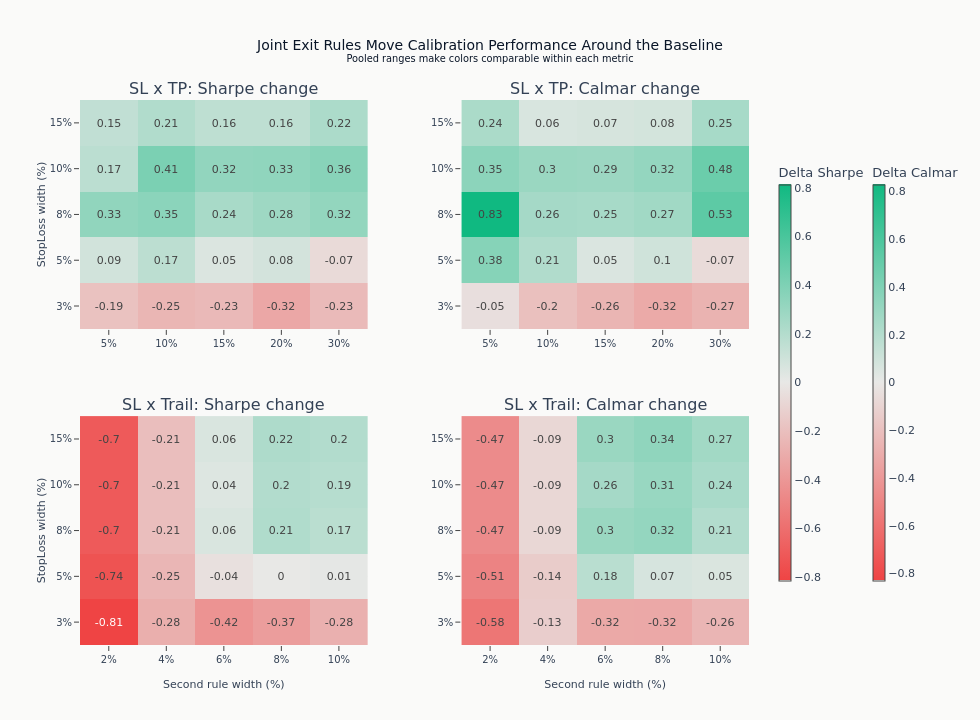

The notebook cell this image was saved under:
### Code cell
sl_labels = [f"{value:.0%}" for value in sl_grid]
tp_labels = [f"{value:.0%}" for value in tp_grid]
trail_labels = [f"{value:.0%}" for value in trail_grid]
fig = make_subplots(
    rows=2,
    cols=2,
    subplot_titles=[
        "SL x TP: Sharpe change",
        "SL x TP: Calmar change",
        "SL x Trail: Sharpe change",
        "SL x Trail: Calmar change",
    ],
    vertical_spacing=0.16,
    horizontal_spacing=0.14,
)
add_surface(fig, sl_tp_sharpe_delta, tp_labels, sl_labels, 1, 1, sharpe_limit, "Delta Sharpe")
add_surface(fig, sl_tp_calmar_delta, tp_labels, sl_labels, 1, 2, calmar_limit, "Delta Calmar")
add_surface(fig, sl_trail_sharpe_delta, trail_labels, sl_labels, 2, 1, sharpe_limit, "")
add_surface(fig, sl_trail_calmar_delta, trail_labels, sl_labels, 2, 2, calmar_limit, "")
apply_surface_axes(fig, sl_labels, tp_labels, trail_labels)
fig.update_layout(
    width=980,
    height=720,
    margin={"l": 80, "r": 190, "t": 100, "b": 75},
    title=(
        "Joint Exit Rules Move Calibration Performance Around the Baseline"
        "<br><sup>Pooled ranges make colors comparable within each metric</sup>"
    ),
)
fig.show()

### Figure 1 — Plotly figure (JSON) as saved in the notebook; plotly's stock layout.template omitted (floating-point values rounded to 4 significant figures)
{"data": [{"colorbar": {"len": 0.8, "thickness": 12, "title": {"text": "Delta Sharpe"}, "x": 1.03, "y": 0.5}, "colorscale": [[0.0, "#ef4444"], [0.5, "#e8e8e6"], [1.0, "#10b981"]], "showscale": true, "text": [[-0.19, -0.25, -0.23, -0.32, -0.23], [0.09, 0.17, 0.05, 0.08, -0.07], [0.33, 0.35, 0.24, 0.28, 0.32], [0.17, 0.41, 0.32, 0.33, 0.36], [0.15, 0.21, 0.16, 0.16, 0.22]], "texttemplate": "%{text:+.2f}", "type": "heatmap", "x": ["5%", "10%", "15%", "20%", "30%"], "xaxis": "x", "y": ["3%", "5%", "8%", "10%", "15%"], "yaxis": "y", "z": [[-0.1895, -0.2489, -0.232, -0.3231, -0.228], [0.08806, 0.166, 0.04941, 0.0791, -0.0682], [0.3295, 0.3491, 0.2418, 0.2787, 0.3191], [0.1703, 0.4093, 0.3224, 0.3321, 0.3629], [0.1473, 0.2085, 0.1575, 0.1595, 0.2247]], "zmax": 0.8134, "zmid": 0, "zmin": -0.8134}, {"colorbar": {"len": 0.8, "thickness": 12, "title": {"text": "Delta Calmar"}, "x": 1.17, "y": 0.5}, "colorscale": [[0.0, "#ef4444"], [0.5, "#e8e8e6"], [1.0, "#10b981"]], "showscale": true, "text": [[-0.05, -0.2, -0.26, -0.32, -0.27], [0.38, 0.21, 0.05, 0.1, -0.07], [0.83, 0.26, 0.25, 0.27, 0.53], [0.35, 0.3, 0.29, 0.32, 0.48], [0.24, 0.06, 0.07, 0.08, 0.25]], "texttemplate": "%{text:+.2f}", "type": "heatmap", "x": ["5%", "10%", "15%", "20%", "30%"], "xaxis": "x2", "y": ["3%", "5%", "8%", "10%", "15%"], "yaxis": "y2", "z": [[-0.0482, -0.2043, -0.259, -0.3153, -0.2691], [0.3779, 0.2106, 0.05204, 0.0954, -0.0667], [0.8292, 0.2562, 0.2479, 0.2707, 0.533], [0.3535, 0.3006, 0.2929, 0.3239, 0.4807], [0.2358, 0.06017, 0.07022, 0.07924, 0.2501]], "zmax": 0.8292, "zmid": 0, "zmin": -0.8292}, {"colorbar": {"len": 0.8, "thickness": 12, "title": {"text": ""}, "x": 1.03, "y": 0.5}, "colorscale": [[0.0, "#ef4444"], [0.5, "#e8e8e6"], [1.0, "#10b981"]], "showscale": false, "text": [[-0.81, -0.28, -0.42, -0.37, -0.28], [-0.74, -0.25, -0.04, 0.0, 0.01], [-0.7, -0.21, 0.06, 0.21, 0.17], [-0.7, -0.21, 0.04, 0.2, 0.19], [-0.7, -0.21, 0.06, 0.22, 0.2]], "texttemplate": "%{text:+.2f}", "type": "heatmap", "x": ["2%", "4%", "6%", "8%", "10%"], "xaxis": "x3", "y": ["3%", "5%", "8%", "10%", "15%"], "yaxis": "y3", "z": [[-0.8134, -0.2838, -0.4194, -0.3732, -0.2776], [-0.7409, -0.2468, -0.04072, 0.0001212, 0.0116], [-0.7041, -0.2076, 0.05506, 0.2106, 0.1737], [-0.7041, -0.2076, 0.04047, 0.2023, 0.1876], [-0.7041, -0.2076, 0.05506, 0.2194, 0.2034]], "zmax": 0.8134, "zmid": 0, "zmin": -0.8134}, {"colorbar": {"len": 0.8, "thickness": 12, "title": {"text": ""}, "x": 1.17, "y": 0.5}, "colorscale": [[0.0, "#ef4444"], [0.5, "#e8e8e6"], [1.0, "#10b981"]], "showscale": false, "text": [[-0.58, -0.13, -0.32, -0.32, -0.26], [-0.51, -0.14, 0.18, 0.07, 0.05], [-0.47, -0.09, 0.3, 0.32, 0.21], [-0.47, -0.09, 0.26, 0.31, 0.24], [-0.47, -0.09, 0.3, 0.34, 0.27]], "texttemplate": "%{text:+.2f}", "type": "heatmap", "x": ["2%", "4%", "6%", "8%", "10%"], "xaxis": "x4", "y": ["3%", "5%", "8%", "10%", "15%"], "yaxis": "y4", "z": [[-0.5768, -0.1349, -0.3204, -0.3216, -0.2583], [-0.5091, -0.1409, 0.182, 0.0679, 0.05439], [-0.4683, -0.08814, 0.3004, 0.3218, 0.2076], [-0.4683, -0.08814, 0.2585, 0.3053, 0.2405], [-0.4683, -0.08814, 0.3004, 0.3394, 0.2694]], "zmax": 0.8292, "zmid": 0, "zmin": -0.8292}], "layout": {"annotations": [{"font": {"size": 16}, "showarrow": false, "text": "SL x TP: Sharpe change", "x": 0.215, "xanchor": "center", "xref": "paper", "y": 1.0, "yanchor": "bottom", "yref": "paper"}, {"font": {"size": 16}, "showarrow": false, "text": "SL x TP: Calmar change", "x": 0.785, "xanchor": "center", "xref": "paper", "y": 1.0, "yanchor": "bottom", "yref": "paper"}, {"font": {"size": 16}, "showarrow": false, "text": "SL x Trail: Sharpe change", "x": 0.215, "xanchor": "center", "xref": "paper", "y": 0.42, "yanchor": "bottom", "yref": "paper"}, {"font": {"size": 16}, "showarrow": false, "text": "SL x Trail: Calmar change", "x": 0.785, "xanchor": "center", "xref": "paper", "y": 0.42, "yanchor": "bottom", "yref": "paper"}], "height": 720, "margin": {"b": 75, "l": 80, "r": 190, "t": 100}, "title": {"text": "Joint Exit Rules Move Calibration Performance Around the Baseline<br><sup>Pooled ranges make colors comparable within each metric</sup>"}, "width": 980, "xaxis": {"anchor": "y", "domain": [0.0, 0.43], "tickmode": "array", "ticktext": ["5%", "10%", "15%", "20%", "30%"], "tickvals": ["5%", "10%", "15%", "20%", "30%"], "type": "category"}, "xaxis2": {"anchor": "y2", "domain": [0.57, 1.0], "tickmode": "array", "ticktext": ["5%", "10%", "15%", "20%", "30%"], "tickvals": ["5%", "10%", "15%", "20%", "30%"], "type": "category"}, "xaxis3": {"anchor": "y3", "domain": [0.0, 0.43], "tickmode": "array", "ticktext": ["2%", "4%", "6%", "8%", "10%"], "tickvals": ["2%", "4%", "6%", "8%", "10%"], "title": {"text": "Second rule width (%)"}, "type": "category"}, "xaxis4": {"anchor": "y4", "domain": [0.57, 1.0], "tickmode": "array", "ticktext": ["2%", "4%", "6%", "8%", "10%"], "tickvals": ["2%", "4%", "6%", "8%", "10%"], "title": {"text": "Second rule width (%)"}, "type": "category"}, "yaxis": {"anchor": "x", "domain": [0.58, 1.0], "tickmode": "array", "ticktext": ["3%", "5%", "8%", "10%", "15%"], "tickvals": ["3%", "5%", "8%", "10%", "15%"], "title": {"text": "StopLoss width (%)"}, "type": "category"}, "yaxis2": {"anchor": "x2", "domain": [0.58, 1.0], "tickmode": "array", "ticktext": ["3%", "5%", "8%", "10%", "15%"], "tickvals": ["3%", "5%", "8%", "10%", "15%"], "type": "category"}, "yaxis3": {"anchor": "x3", "domain": [0.0, 0.42], "tickmode": "array", "ticktext": ["3%", "5%", "8%", "10%", "15%"], "tickvals": ["3%", "5%", "8%", "10%", "15%"], "title": {"text": "StopLoss width (%)"}, "type": "category"}, "yaxis4": {"anchor": "x4", "domain": [0.0, 0.42], "tickmode": "array", "ticktext": ["3%", "5%", "8%", "10%", "15%"], "tickvals": ["3%", "5%", "8%", "10%", "15%"], "type": "category"}}}
